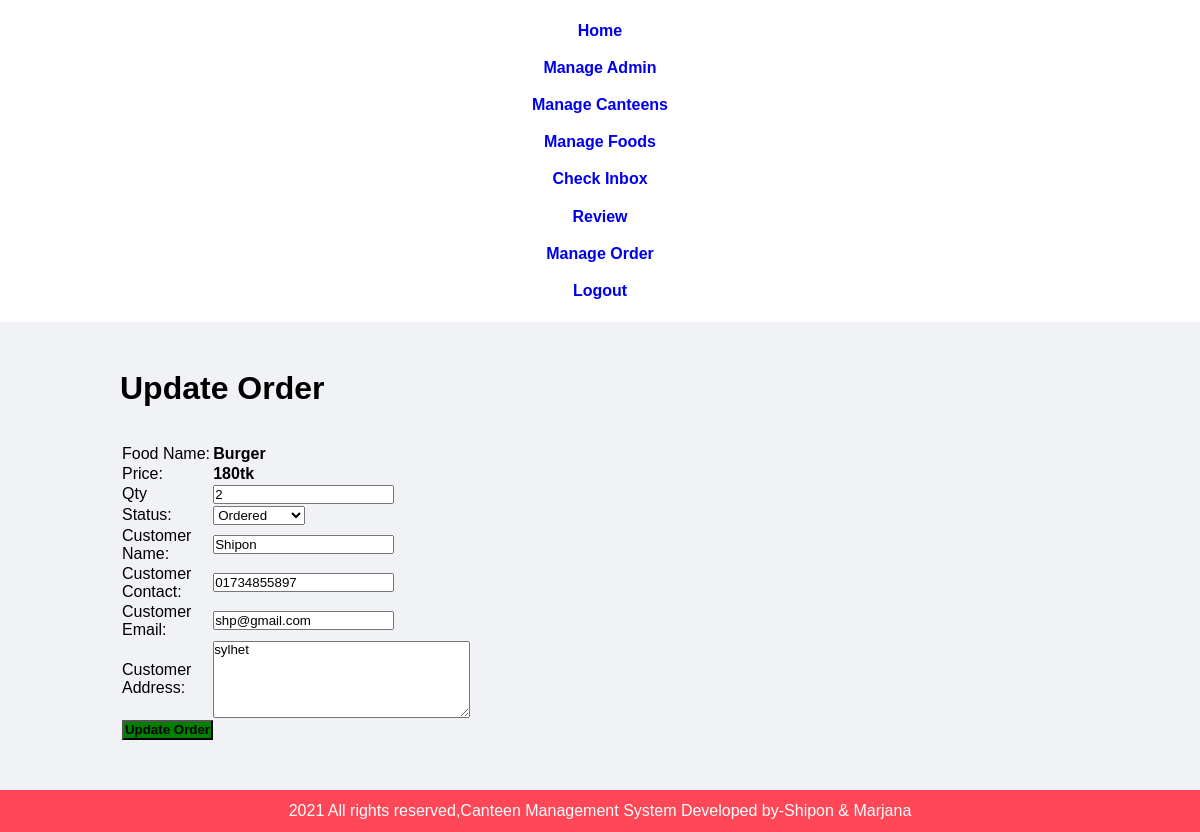
/admin/update-order.php?id=14 (signed in), run on the app's committed database.
### tables this page shows
CREATE TABLE `order_table` (
  `id` int(10) UNSIGNED NOT NULL,
  `food` varchar(150) NOT NULL,
  `price` decimal(10,0) NOT NULL,
  `qty` int(11) NOT NULL,
  `total` int(11) NOT NULL,
  `order_date` datetime NOT NULL,
  `status` varchar(50) NOT NULL,
  `payment` varchar(255) NOT NULL,
  `customer_name` varchar(150) NOT NULL,
  `customer_contact` varchar(150) NOT NULL,
  `customer_email` varchar(150) NOT NULL,
  `customer_address` varchar(255) NOT NULL
);

### admin/update-order.php (the view, shortened to what this page needs)
<?php include('partials/menu.php');?>
<div class="main-content">
    <div class="wrapper">
        <h1>Update Order</h1>
        <br> <br>
        <?php
        if(isset($_GET['id']))
        {
            $id=$_GET['id'];
            $sql="SELECT * FROM order_table WHERE id=$id";
            $res=mysqli_query($conn,$sql);
            $count=mysqli_num_rows($res);
            if($count==1)
            {
                $row=mysqli_fetch_assoc($res);
                $food=$row['food'];
                $price=$row['price'];
                $qty=$row['qty'];
                $status=$row['status'];
                $customer_name=$row['customer_name'];
                $customer_contact=$row['customer_contact'];
                $customer_email=$row['customer_email'];
                $customer_address=$row['customer_address'];
            }
            else
            {
                header('location:'.SITEURL.'admin/manage-order.php');
            }
        }
        else
        {
            header('location:'.SITEURL.'admin/manage-order.php');
        }
        ?>
        <form action="" method="POST">
    <table class="tbl-30">
        <tr>
            <td>Food Name:</td>
            <td><b><?php echo $food; ?></b></td>
        </tr>
        <tr>
            <td>Price:</td>
            <td><b><?php echo $price; ?>tk</b></td>
        </tr>
        <tr>
            <td>Qty</td>
            <td>
                <input type="number" name="qty" value="<?php echo $qty; ?>">
            </td>
        </tr>
        <tr>
            <td>Status:</td>
            <td>
                <select name="status" >
                    <option <?php if($status=="Ordered"){echo "selected";}?>value="Ordered">Ordered</option>
                </select>
            </td>
        </tr>
        <tr>
            <td>Customer Name:</td>
            <td>
                <input type="text" name="customer_name" value="<?php echo $customer_name; ?>">
            </td>
        </tr>
        <tr>
           <td>Customer Contact:</td>
            <td>
                <input type="text" name="customer_contact" value="<?php echo $customer_contact; ?>">
            </td>
        </tr>
        <tr>
           <td>Customer Email:</td>
            <td>
                <input type="text" name="customer_email" value="<?php echo $customer_email; ?>">
            </td>
        </tr>
        <tr>
           <td>Customer Address:</td>
            <td>
                <textarea name="customer_address" cols="30" rows="5"><?php echo $customer_address; ?></textarea>
            </td>
        </tr>
        <tr>
            <td clospan="2">
                <input type="submit" name="submit" value="Update Order" class="btn-secendary">
            </td>
        </tr>
    </table>
        </form>
    </div>
</div>
<?php include('partials/footer.php');?>

### css/admin.css (style rules this page uses)
* { margin: 0; padding: 0; font-family: Arial, Helvetica, sans-serif; }
.wrapper { padding: 1%; width: 80%; margin: 0 auto; }
.main-content { background-color: #f1f2f6; padding: 3% 0; }
.btn-secendary { background-color: green; padding: 1%; color: black; text-decoration: none; font-weight: bold; }
.tbl-30 { width: 30%; }

### data on the page
order_table: food "Burger", price "180", qty "2", status "Ordered", customer_name "Shipon", customer_contact "01734855897", customer_email "shp@gmail.com", customer_address "sylhet"
